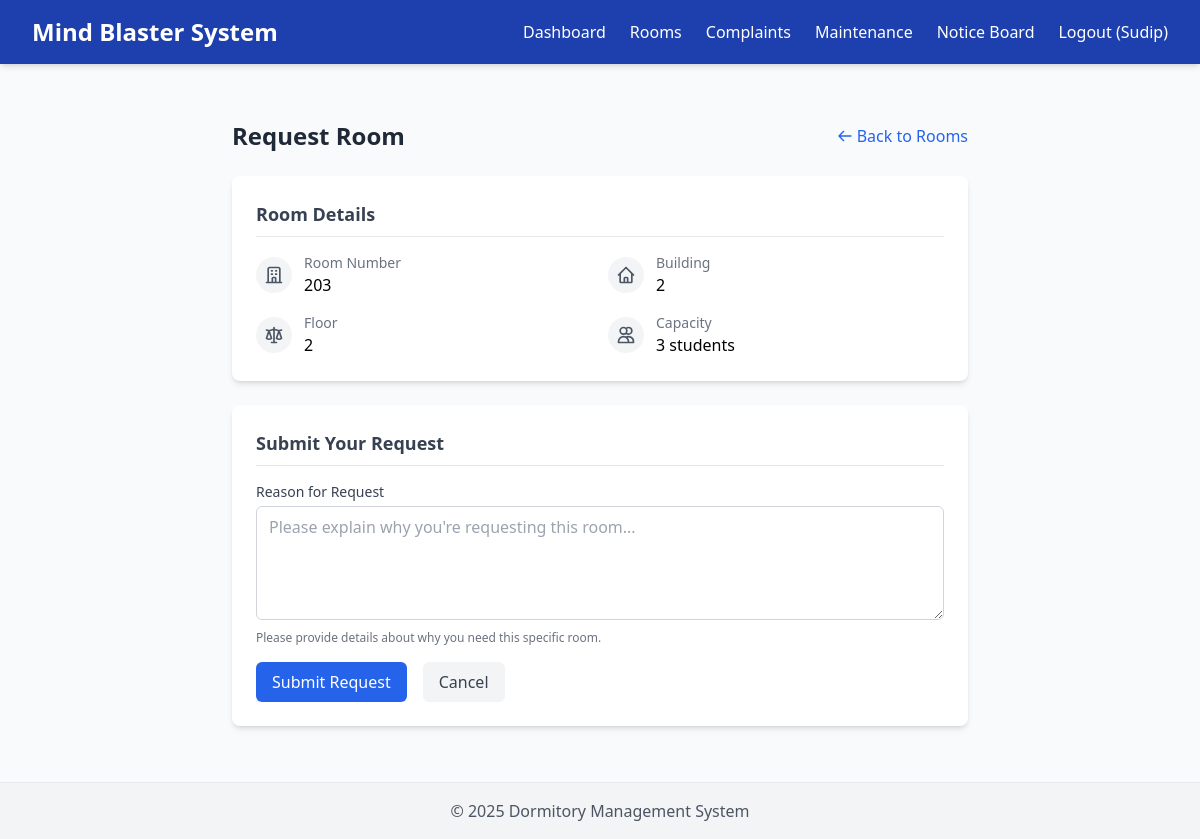
/room/request/2 (signed in), run on the app's committed database.
### dorm_management_system.py (models this page shows)
class Room(db.Model):
    id = db.Column(db.Integer, primary_key=True)
    room_number = db.Column(db.String(10), unique=True, nullable=False)
    capacity = db.Column(db.Integer, nullable=False, default=2)
    is_available = db.Column(db.Boolean, default=True)
    floor = db.Column(db.Integer, nullable=False)
    building = db.Column(db.String(50), nullable=False)
    occupants = db.relationship('User', backref='room', lazy=True)
    room_requests = db.relationship('RoomRequest', backref='room', lazy=True)

### dorm_management_system.py (the view, shortened to what this page needs)
@app.route('/room/request/<int:room_id>', methods=['GET', 'POST'])
def request_room(room_id):
    if 'user_id' not in session or session['role'] != 'student':
        flash('Unauthorized access', 'danger')
        return redirect(url_for('dashboard'))
    room = Room.query.get_or_404(room_id)
    return render_template('request_room.html', room=room)

### templates/request_room.html (shortened to what this page needs)
{% extends "layout.html" %}
{% block content %}
<div class="container mx-auto py-8 px-4 max-w-3xl">
    <div class="flex items-center justify-between mb-6">
        <h2 class="text-2xl font-bold text-gray-800">Request Room</h2>
        <a href="{{ url_for('view_rooms') }}" class="flex items-center text-blue-600 hover:text-blue-800 transition">
            <svg xmlns="http://www.w3.org/2000/svg" class="h-4 w-4 mr-1" fill="none" viewBox="0 0 24 24" stroke="currentColor">
                <path stroke-linecap="round" stroke-linejoin="round" stroke-width="2" d="M10 19l-7-7m0 0l7-7m-7 7h18" />
            </svg>
            Back to Rooms
        </a>
    </div>
    <div class="bg-white rounded-lg shadow-md p-6 mb-6">
        <h3 class="text-lg font-semibold mb-4 text-gray-700 border-b pb-2">Room Details</h3>
        <div class="grid grid-cols-1 md:grid-cols-2 gap-4">
            <div class="flex items-center">
                <div class="bg-gray-100 rounded-full p-2 mr-3">
                </div>
                <div>
                    <p class="text-sm text-gray-500">Room Number</p>
                    <p class="font-medium">{{ room.room_number }}</p>
                </div>
            </div>
            <div class="flex items-center">
                <div class="bg-gray-100 rounded-full p-2 mr-3">
                </div>
                <div>
                    <p class="text-sm text-gray-500">Building</p>
                    <p class="font-medium">{{ room.building }}</p>
                </div>
            </div>
            <div class="flex items-center">
                <div class="bg-gray-100 rounded-full p-2 mr-3">
                </div>
                <div>
                    <p class="text-sm text-gray-500">Floor</p>
                    <p class="font-medium">{{ room.floor }}</p>
                </div>
            </div>
            <div class="flex items-center">
                <div class="bg-gray-100 rounded-full p-2 mr-3">
                    <svg xmlns="http://www.w3.org/2000/svg" class="h-5 w-5 text-gray-600" fill="none" viewBox="0 0 24 24" stroke="currentColor">
                        <path stroke-linecap="round" stroke-linejoin="round" stroke-width="2" d="M12 4.354a4 4 0 110 5.292M15 21H3v-1a6 6 0 0112 0v1zm0 0h6v-1a6 6 0 00-9-5.197M13 7a4 4 0 11-8 0 4 4 0 018 0z" />
                    </svg>
                </div>
                <div>
                    <p class="text-sm text-gray-500">Capacity</p>
                    <p class="font-medium">{{ room.capacity }} students</p>
                </div>
            </div>
        </div>
    </div>
    <div class="bg-white rounded-lg shadow-md p-6">
        <h3 class="text-lg font-semibold mb-4 text-gray-700 border-b pb-2">Submit Your Request</h3>
        <form method="POST" action="{{ url_for('request_room', room_id=room.id) }}" class="space-y-4">
            <div>
                <label for="reason" class="block text-sm font-medium text-gray-700 mb-1">Reason for Request</label>
                <textarea
                    id="reason"
                    name="reason"
                    rows="4"
                    class="w-full px-3 py-2 border border-gray-300 rounded-md focus:outline-none focus:ring-2 focus:ring-blue-500 focus:border-blue-500 transition-colors"
                    placeholder="Please explain why you're requesting this room..."
                    required
                ></textarea>
                <p class="text-xs text-gray-500 mt-1">Please provide details about why you need this specific room.</p>
            </div>
            <div class="flex items-center space-x-4">
                <button
                    type="submit"
                    class="px-4 py-2 bg-blue-600 text-white rounded-md hover:bg-blue-700 focus:outline-none focus:ring-2 focus:ring-blue-500 focus:ring-offset-2 transition-colors"
                >
                    Submit Request
                </button>
                <a
                    href="{{ url_for('view_rooms') }}"
                    class="px-4 py-2 bg-gray-100 text-gray-700 rounded-md hover:bg-gray-200 focus:outline-none focus:ring-2 focus:ring-gray-500 focus:ring-offset-2 transition-colors"
                >
                    Cancel
                </a>
            </div>
        </form>
    </div>
</div>
{% endblock %}

### data on the page
Room: room_number "203", building "2", floor "2", capacity "3"

### other printed values
{{ session.username }} "Sudip"
